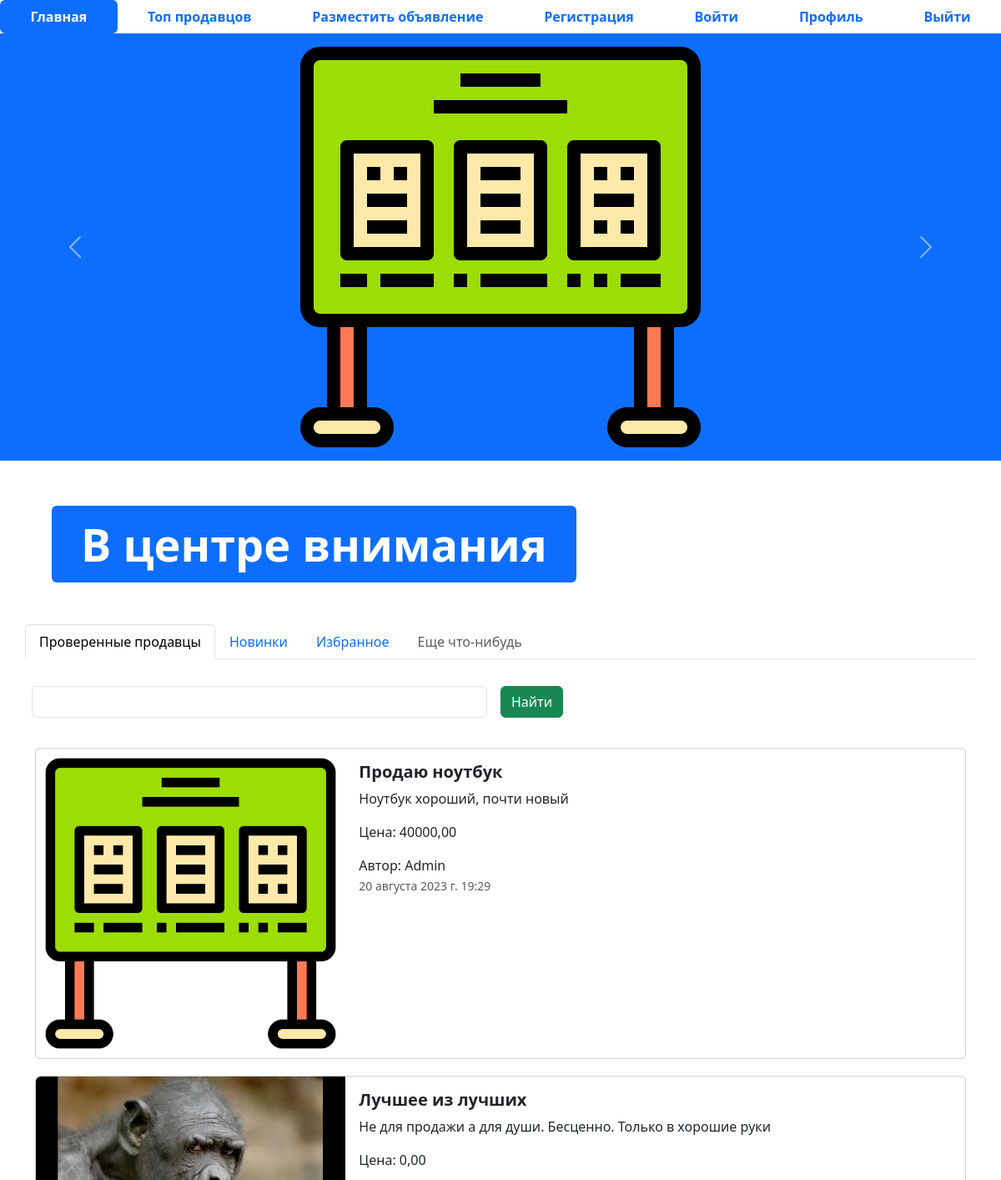
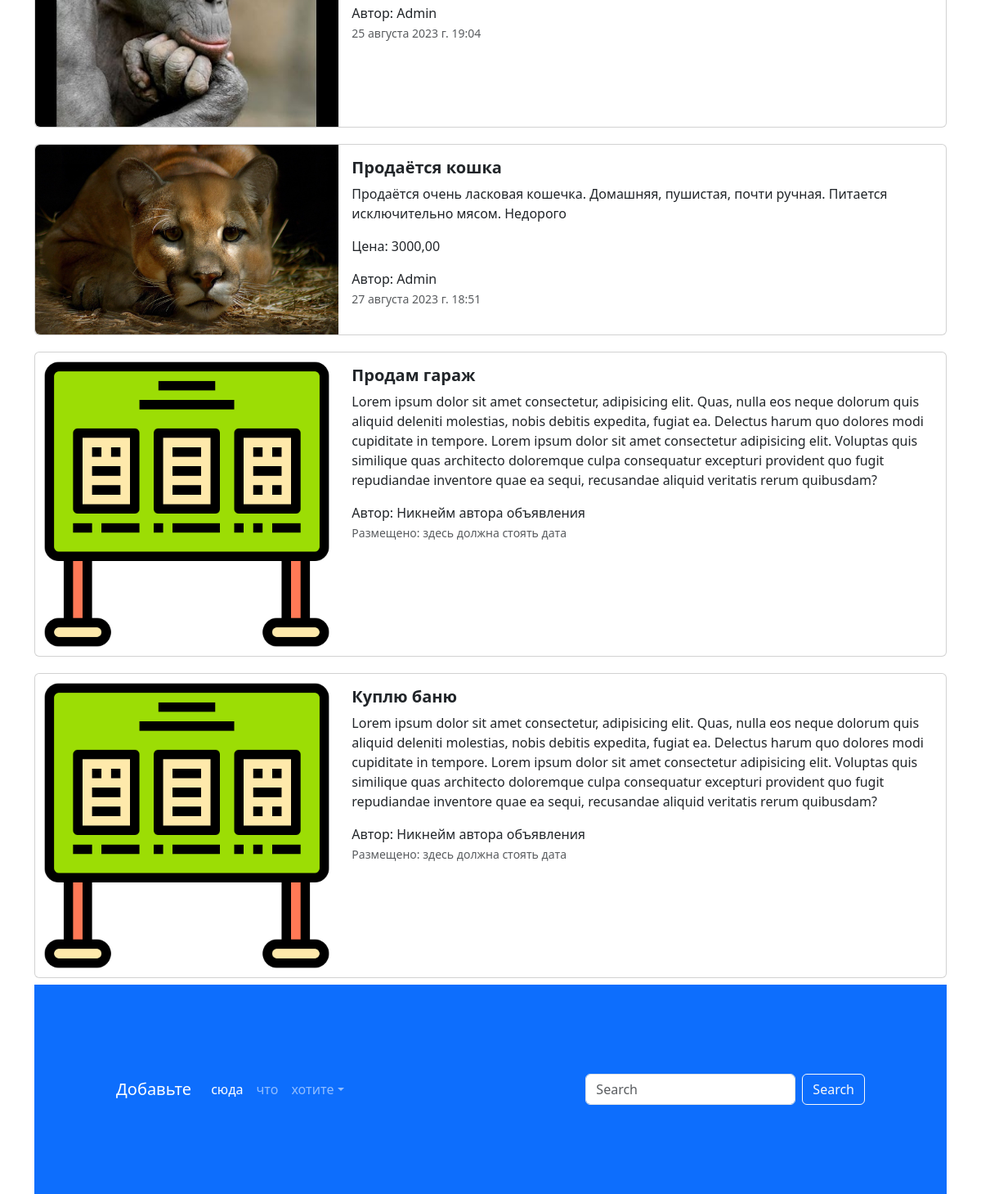
The page / on the database its author committed (2 pictures, top to bottom).
### app_advertisements/models.py (models this page shows, shortened)
class Advertisement(models.Model):
    user = models.ForeignKey(User, verbose_name="Пользователь", on_delete= models.CASCADE)
    title = models.CharField('Название', max_length=100)
    description = models.TextField('Описание')
    price = models.DecimalField('Цена', max_digits=7, decimal_places=2)
    auction = models.BooleanField('Запрос скидки', help_text='Отметьте, если скдидки возможны')
    created_at = models.DateTimeField(auto_now_add=True)
    updated_at = models.DateTimeField(auto_now=True)
    image = models.ImageField('Изображение', upload_to= 'advertisement/')
    class Meta:
        db_table = 'advertisements'

### app_advertisements/views.py (the view)
# urls.py: path('', index, name=''),
def index(request):
    advertisement = Advertisement.objects.all()
    ''' QuerySet[ < Advertisement: Advertisement(id=1,title=Объявление №1, price = 100.00) >,
     < Advertisement: Advertisement(id=2, title=Продаю ноутбук, price = 40000.00) >] '''
    context = {"advertisement" : advertisement}
    return render(request, "index.html", context=context)  # можно вместо context=context просто context

### templates/index.html (shortened to what this page needs)
{% extends 'base.html' %}
{% load static %}
{% block main %}"nav-link active"{% endblock %}
{% block content %}
<div id="carouselExampleControls" class="carousel slide bg-primary" data-bs-ride="carousel">
  <div class="carousel-inner">
    <div class="carousel-item active">
      <img src="{% static 'img/comercial.png' %}" class="mx-auto d-block w-33" alt="...">
    </div>
  </div>
  <button class="carousel-control-prev" type="button" data-bs-target="#carouselExampleControls" data-bs-slide="prev">
    <span class="carousel-control-prev-icon" aria-hidden="true"></span>
  </button>
  <button class="carousel-control-next" type="button" data-bs-target="#carouselExampleControls" data-bs-slide="next">
    <span class="carousel-control-next-icon" aria-hidden="true"></span>
  </button>
</div>
<div class="container" style="margin: 50px;">
  <div class="display-2">
    <span class="badge bg-primary">В центре внимания</span>
  </div>
</div>
<div class="container">
  <div class="row">
    <ul class="nav nav-tabs bg-white">
      <li class="nav-item">
        <a class="nav-link active" aria-current="page" href="#">Проверенные продавцы</a>
      </li>
      <li class="nav-item">
        <a class="nav-link" href="#">Новинки</a>
      </li>
      <li class="nav-item">
        <a class="nav-link" href="#">Избранное</a>
      </li>
      <li class="nav-item">
        <a class="nav-link disabled" href="#" tabindex="-1" aria-disabled="true">Еще что-нибудь</a>
      </li>
    </ul>
    <form class="row g-3">
      <div class="col-auto w-50">
        <input type="text" class="form-control">
      </div>
      <div class="col-auto">
        <button type="submit" class="btn btn-success mb-3">Найти</button>
      </div>
    </form>
  </div>
  {% for adv in advertisement %}
  <div class="col">
    <div class="card mb-2" style="max-width: 1200px; margin-top: 20px;">
      <div class="row g-0">
        <div class="col-md-4">
          <a href="advertisement.html" class="nav-link">
            <img src="{% if adv.image != '1' %}{{ adv.image.url }} {% else %} {% static "img/comercial.png" %} {% endif %}" class="img-fluid rounded-start" alt="Card title">
          </a>
        </div>
        <div class="col-md-8">
          <div class="card-body">
            <h5 class="card-title">
              <a href="advertisement.html" class="nav-link"><strong>{{ adv.title }}</strong></a>
            </h5>
            <a href="advertisement.html" class="nav-link">
              <p class="card-text">
                {{ adv.description }}
              </p>
              <p class="card-text">
              <span>Цена: {{ adv.price }}</span>
                </p>
              <span>Автор: {{ adv.user }}</span>
              <p class="card-text"><small class="text-muted">{{ adv.created_at }}</small></p>
            </a>
          </div>
        </div>
      </div>
    </div>
      {% endfor %}
    <div class="card mb-2" style="max-width: 1200px; margin-top: 20px;">
      <div class="row g-0">
        <div class="col-md-4">
          <a href="advertisement.html" class="nav-link">
            <img src="{% static "img/comercial.png" %}" class="img-fluid rounded-start" alt="Card title">
          </a>
        </div>
        <div class="col-md-8">
          <div class="card-body">
            <h5 class="card-title">
              <a href="advertisement.html" class="nav-link"><strong>Продам гараж</strong></a>
            </h5>
            <a href="advertisement.html" class="nav-link">
              <p class="card-text">
                Lorem ipsum dolor sit amet consectetur, adipisicing elit. Quas, nulla eos neque dolorum quis aliquid
                deleniti molestias, nobis debitis expedita, fugiat ea. Delectus harum quo dolores modi cupiditate in
                tempore. Lorem ipsum dolor sit amet consectetur adipisicing elit. Voluptas quis similique quas
                architecto doloremque culpa consequatur excepturi provident quo fugit repudiandae inventore quae ea
                sequi, recusandae aliquid veritatis rerum quibusdam?
              </p>
              <span>Автор: Никнейм автора объявления</span>
              <p class="card-text"><small class="text-muted">Размещено: здесь должна стоять дата</small></p>
            </a>
          </div>
        </div>
      </div>
    </div>
    <div class="card mb-2" style="max-width: 1200px; margin-top: 20px;">
      <div class="row g-0">
        <div class="col-md-4">
          <a href="advertisement.html" class="nav-link">
            <img src= {% static "img/comercial.png" %} class="img-fluid rounded-start" alt="Card title">
          </a>
        </div>
        <div class="col-md-8">
          <div class="card-body">
            <h5 class="card-title">
              <a href="advertisement.html" class="nav-link"><strong>Куплю баню</strong></a>
            </h5>
            <a href="advertisement.html" class="nav-link">
              <p class="card-text">
                Lorem ipsum dolor sit amet consectetur, adipisicing elit. Quas, nulla eos neque dolorum quis aliquid
                deleniti molestias, nobis debitis expedita, fugiat ea. Delectus harum quo dolores modi cupiditate in
                tempore. Lorem ipsum dolor sit amet consectetur adipisicing elit. Voluptas quis similique quas
                architecto doloremque culpa consequatur excepturi provident quo fugit repudiandae inventore quae ea
                sequi, recusandae aliquid veritatis rerum quibusdam?
              </p>
              <span>Автор: Никнейм автора объявления</span>
              <p class="card-text"><small class="text-muted">Размещено: здесь должна стоять дата</small></p>
            </a>
          </div>
        </div>
      </div>
    </div>
  </div>
</div>
{% endblock %}

### templates/base.html (shortened to what this page needs)
{% block head %}
<!DOCTYPE html>
<html lang="en">
<head>
  {% load static %}
  <link href="{% static 'css/bootstrap.min.css' %}" rel="stylesheet">
  <link rel="stylesheet" href="{% static 'css/fontello.css' %}">
</head>
{% endblock %}
<body>
{% block menu %}
<ul class="nav nav-pills sticky-top bg-white nav-fill">
  <li class="nav-item">
    <a class={% block main %}"nav-link"{% endblock %} aria-current="page" href={% url '' %}>
      <span style="font-weight: bold;">Главная</span>
  </li>
  <li class="nav-item">
    <a class={% block top_seiiers %}"nav-link"{% endblock %} href={% url 'top-sellers' %}><span style="font-weight: bold;">Топ продавцов</span>
    </a>
  </li>
  <li class="nav-item">
    <a class={% block advertisement-post %}"nav-link"{% endblock %} href={% url 'advertisement-post' %}>
      <span style="font-weight: bold;">Разместить объявление</span>
    </a>
  </li>
  <li class="nav-item">
    <a class={% block register %}"nav-link"{% endblock %} href={% url 'register' %}>
      <span style="font-weight: bold;">Регистрация</span>
    </a>
  </li>
  <li class="nav-item">
    <a class={% block login %}"nav-link"{% endblock %} href={% url 'login' %}>
      <span style="font-weight: bold;">Войти</span>
    </a>
  </li>
  <li class="nav-item">
    <a class={% block profile %}"nav-link"{% endblock %} href={% url 'profile' %}>
      <span style="font-weight: bold;">Профиль</span>
    </a>
  </li>
  <li class="nav-item">
    <a class="nav-link" href="#">
      <span style="font-weight: bold;">Выйти</span>
    </a>
  </li>
</ul>
{% endblock %}
{% block content %}
{% endblock %}
{% block footer %}
  <footer style="padding: 100px;" class="bg-primary">
    <nav class="navbar navbar-expand-sm navbar-dark">
      <a class="navbar-brand" href="#">Добавьте</a>
      <div class="collapse navbar-collapse" id="collapsibleNavId">
        <ul class="navbar-nav me-auto mt-2 mt-lg-0">
          <li class="nav-item">
            <a class="nav-link active" href="#" aria-current="page">сюда</a>
          </li>
          <li class="nav-item">
            <a class="nav-link" href="#">что</a>
          </li>
          <li class="nav-item dropdown">
            <a class="nav-link dropdown-toggle" href="#" id="dropdownId" data-bs-toggle="dropdown" aria-haspopup="true"
              aria-expanded="false">хотите</a>
          </li>
        </ul>
        <form class="d-flex my-2 my-lg-0">
          <input class="form-control me-sm-2" type="text" placeholder="Search">
          <button class="btn btn-outline-light my-2 my-sm-0" type="submit">Search</button>
        </form>
      </div>
    </nav>
  </footer>
{% endblock %}
 </body>
</html>

### rows shown on the page
Advertisement: title "Продаю ноутбук", description "Ноутбук хороший, почти новый", price "40000,00", user "Admin", created_at "20 августа 2023 г. 19:29"
Advertisement: image (placeholder picture), title "Лучшее из лучших", description "Не для продажи а для души. Бесценно. Только в хорошие руки", price "0,00", user "Admin", created_at "25 августа 2023 г. 19:04"
Advertisement: image (picture), title "Продаётся кошка", description "Продаётся очень ласковая кошечка. Домашняя, пушистая, почти ручная. Питается исключительно мясом. Недорого", price "3000,00", user "Admin", created_at "27 августа 2023 г. 18:51"
